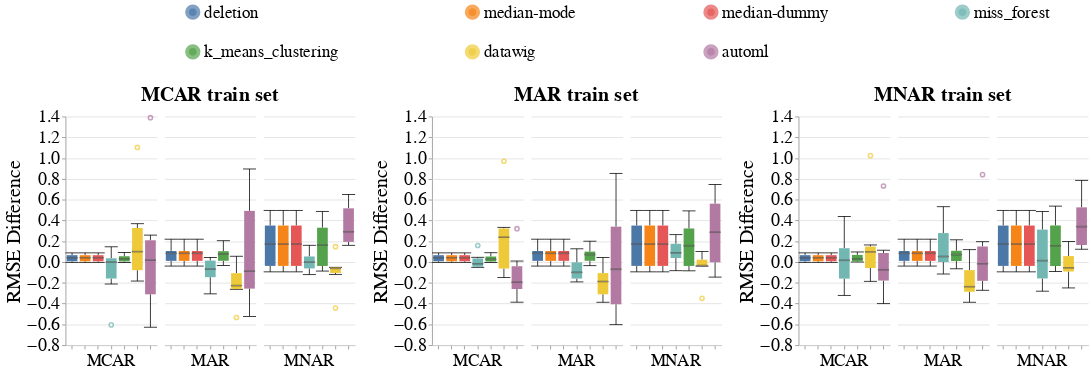

Notebook code cell kept with this figure:
### Markdown cell above
### Disparity Metrics

### Code cell
# Numerical
create_box_plots_for_diff_imputers(dataset_name=DATASET_NAME,
                                   column_name='SoundSleep',
                                   metric_name='rmse',
                                   group='Gender',
                                   db_client=db_client)
